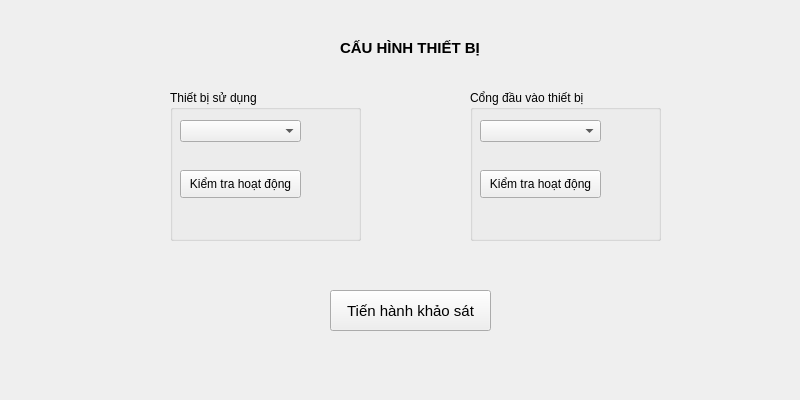
<?xml version="1.0" encoding="UTF-8"?>
<ui version="4.0">
 <class>Form</class>
 <widget class="QWidget" name="Form">
  <property name="geometry">
   <rect>
    <x>0</x>
    <y>0</y>
    <width>800</width>
    <height>400</height>
   </rect>
  </property>
  <property name="minimumSize">
   <size>
    <width>800</width>
    <height>400</height>
   </size>
  </property>
  <property name="maximumSize">
   <size>
    <width>800</width>
    <height>600</height>
   </size>
  </property>
  <property name="windowTitle">
   <string>Form</string>
  </property>
  <widget class="QGroupBox" name="groupbox_port_area">
   <property name="geometry">
    <rect>
     <x>470</x>
     <y>90</y>
     <width>191</width>
     <height>151</height>
    </rect>
   </property>
   <property name="title">
    <string>Cổng đầu vào thiết bị</string>
   </property>
   <widget class="QComboBox" name="combobox_ports">
    <property name="geometry">
     <rect>
      <x>10</x>
      <y>30</y>
      <width>121</width>
      <height>22</height>
     </rect>
    </property>
   </widget>
   <widget class="QPushButton" name="button_check_port">
    <property name="geometry">
     <rect>
      <x>10</x>
      <y>80</y>
      <width>121</width>
      <height>28</height>
     </rect>
    </property>
    <property name="text">
     <string>Kiểm tra hoạt động</string>
    </property>
   </widget>
  </widget>
  <widget class="QGroupBox" name="groupbox_device_area">
   <property name="geometry">
    <rect>
     <x>170</x>
     <y>90</y>
     <width>191</width>
     <height>151</height>
    </rect>
   </property>
   <property name="title">
    <string>Thiết bị sử dụng</string>
   </property>
   <widget class="QComboBox" name="combobox_devices">
    <property name="geometry">
     <rect>
      <x>10</x>
      <y>30</y>
      <width>121</width>
      <height>22</height>
     </rect>
    </property>
   </widget>
   <widget class="QPushButton" name="button_check_device">
    <property name="geometry">
     <rect>
      <x>10</x>
      <y>80</y>
      <width>121</width>
      <height>28</height>
     </rect>
    </property>
    <property name="text">
     <string>Kiểm tra hoạt động</string>
    </property>
   </widget>
  </widget>
  <widget class="QLabel" name="title_interface">
   <property name="geometry">
    <rect>
     <x>340</x>
     <y>40</y>
     <width>151</width>
     <height>16</height>
    </rect>
   </property>
   <property name="font">
    <font>
     <pointsize>11</pointsize>
     <weight>75</weight>
     <bold>true</bold>
    </font>
   </property>
   <property name="text">
    <string>CẤU HÌNH THIẾT BỊ</string>
   </property>
  </widget>
  <widget class="QPushButton" name="button_hr_rr">
   <property name="geometry">
    <rect>
     <x>330</x>
     <y>290</y>
     <width>161</width>
     <height>41</height>
    </rect>
   </property>
   <property name="font">
    <font>
     <pointsize>11</pointsize>
    </font>
   </property>
   <property name="text">
    <string>Tiến hành khảo sát</string>
   </property>
  </widget>
 </widget>
 <resources/>
 <connections/>
</ui>
